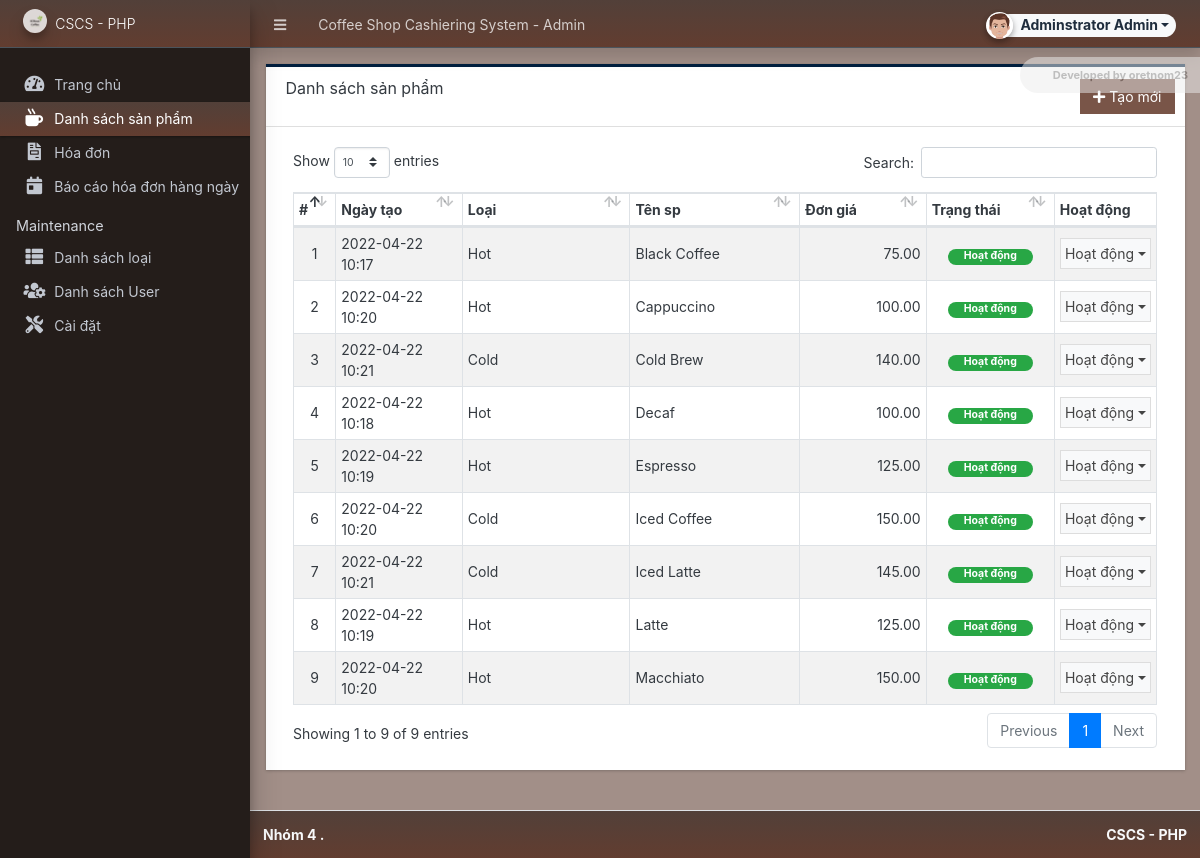
Page /admin/?page=products (signed in) on the committed database.
### tables this page shows
CREATE TABLE `product_list` (
  `id` int(30) NOT NULL,
  `category_id` int(30) NOT NULL,
  `name` text NOT NULL,
  `description` text NOT NULL,
  `price` float(15,2) NOT NULL DEFAULT 0.00,
  `status` tinyint(1) NOT NULL DEFAULT 1,
  `delete_flag` tinyint(1) NOT NULL DEFAULT 0,
  `date_created` datetime NOT NULL DEFAULT current_timestamp(),
  `date_updated` datetime NOT NULL DEFAULT current_timestamp() ON UPDATE current_timestamp()
);

CREATE TABLE `category_list` (
  `id` int(30) NOT NULL,
  `name` text NOT NULL,
  `description` text NOT NULL,
  `status` tinyint(1) NOT NULL DEFAULT 1,
  `delete_flag` tinyint(1) NOT NULL DEFAULT 0,
  `date_created` datetime NOT NULL DEFAULT current_timestamp(),
  `date_updated` datetime NOT NULL DEFAULT current_timestamp() ON UPDATE current_timestamp()
);

### config.php (called while the page is built, shortened)
<?php
require_once('classes/DBConnection.php');
require_once('classes/SystemSettings.php');
function validate_image($file){
	if(!empty($file)){
        $ex = explode("?",$file);
        $file = $ex[0];
        $ts = isset($ex[1]) ? "?".$ex[1] : '';
		if(is_file(base_app.$file)){
			return base_url.$file.$ts;
		}else{
			return base_url.'dist/img/no-image-available.png';
		}
	}else{
		return base_url.'dist/img/no-image-available.png';
	}
}
function isMobileDevice(){
    $aMobileUA = array(
        '/iphone/i' => 'iPhone',
        '/ipod/i' => 'iPod',
        '/ipad/i' => 'iPad',
        '/android/i' => 'Android',
        '/blackberry/i' => 'BlackBerry',
        '/webos/i' => 'Mobile'
    );
    return false;
}
?>

### classes/DBConnection.php (called while the page is built, shortened)
<?php
class DBConnection{
    private $host = DB_SERVER;
    private $username = DB_USERNAME;
    private $password = DB_PASSWORD;
    private $database = DB_NAME;
    public $conn;
    public function __construct(){
        if (!isset($this->conn)) {
            $this->conn = new mysqli($this->host, $this->username, $this->password, $this->database);
        }
    }
}
?>

### classes/SystemSettings.php (called while the page is built, shortened)
<?php
class SystemSettings extends DBConnection{
	function userdata($field = ''){
		if(!empty($field)){
			if(isset($_SESSION['userdata'][$field]))
				return $_SESSION['userdata'][$field];
			else
				return null;
		}else{
			return false;
		}
	}
	function info($field=''){
		if(!empty($field)){
			if(isset($_SESSION['system_info'][$field]))
				return $_SESSION['system_info'][$field];
			else
				return false;
		}else{
			return false;
		}
	}
}
$_settings = new SystemSettings();
?>

### admin/products/index.php (the view, shortened to what this page needs)
<div class="card card-outline rounded-0 card-navy">
	<div class="card-header">
		<h3 class="card-title">Danh sách sản phẩm</h3>
		<div class="card-tools">
			<a href="javascript:void(0)" id="create_new" class="btn btn-flat btn-primary"><span class="fas fa-plus"></span>  Tạo mới</a>
		</div>
	</div>
	<div class="card-body">
        <div class="container-fluid">
			<table class="table table-hover table-striped table-bordered" id="list">
				<colgroup>
					<col width="5%">
					<col width="15%">
					<col width="20%">
					<col width="20%">
					<col width="15%">
					<col width="15%">
					<col width="15%">
				</colgroup>
				<thead>
					<tr>
						<th>#</th>
						<th>Ngày tạo</th>
						<th>Loại</th>
						<th>Tên sp</th>
						<th>Đơn giá</th>
						<th>Trạng thái</th>
						<th>Hoạt động</th>
					</tr>
				</thead>
				<tbody>
					<?php
					$i = 1;
						$qry = $conn->query("SELECT p.*, c.name as `category` from `product_list` p inner join category_list c on p.category_id = c.id where p.delete_flag = 0 order by p.`name` asc ");
						while($row = $qry->fetch_assoc()):
					?>
						<tr>
							<td class="text-center"><?php echo $i++; ?></td>
							<td><?php echo date("Y-m-d H:i",strtotime($row['date_created'])) ?></td>
							<td><?php echo $row['category'] ?></td>
							<td><?php echo $row['name'] ?></td>
							<td class="text-right"><?php echo $row['price'] ?></td>
							<td class="text-center">
                                <?php if($row['status'] == 1): ?>
                                    <span class="badge badge-success px-3 rounded-pill">Hoạt động</span>
                                <?php else: ?>
                                    <span class="badge badge-danger px-3 rounded-pill">Không hoạt động</span>
                                <?php endif; ?>
                            </td>
							<td align="center">
								 <button type="button" class="btn btn-flat p-1 btn-default btn-sm dropdown-toggle dropdown-icon" data-toggle="dropdown">
				                  		Hoạt động
				                  </button>
							</td>
						</tr>
					<?php endwhile; ?>
				</tbody>
			</table>
		</div>
	</div>
</div>

### admin/index.php (shortened to what this page needs)
<?php require_once('../config.php'); ?>
 <!DOCTYPE html>
<html lang="en" class="" style="height: auto;">
<?php require_once('inc/header.php') ?>
  <body class="sidebar-mini layout-fixed control-sidebar-slide-open layout-navbar-fixed sidebar-mini-md sidebar-mini-xs text-sm" data-new-gr-c-s-check-loaded="14.991.0" data-gr-ext-installed="" style="height: auto;">
    <div class="wrapper">
     <?php require_once('inc/topBarNav.php') ?>
     <?php require_once('inc/navigation.php') ?>
     <?php $page = isset($_GET['page']) ? $_GET['page'] : 'home';  ?>
      <div class="content-wrapper  pt-3 pb-4" style="min-height: 567.854px;">
        <section class="content  text-dark">
          <div class="container-fluid">
            <?php
              if(!file_exists($page.".php") && !is_dir($page)){
                  include '404.html';
              }else{
                if(is_dir($page))
                  include $page.'/index.php';
                else
                  include $page.'.php';
              }
            ?>
          </div>
        </section>
      </div>
      <?php require_once('inc/footer.php') ?>
  </body>
</html>

### admin/inc/header.php (shortened to what this page needs)
<head>
    <link rel="stylesheet" href="<?php echo base_url ?>plugins/fontawesome-free/css/all.min.css">
    <link rel="stylesheet" href="<?php echo base_url ?>plugins/tempusdominus-bootstrap-4/css/tempusdominus-bootstrap-4.min.css">
  <link rel="stylesheet" href="<?php echo base_url ?>plugins/datatables-bs4/css/dataTables.bootstrap4.min.css">
  <link rel="stylesheet" href="<?php echo base_url ?>plugins/datatables-responsive/css/responsive.bootstrap4.min.css">
  <link rel="stylesheet" href="<?php echo base_url ?>plugins/datatables-buttons/css/buttons.bootstrap4.min.css">
  <link rel="stylesheet" href="<?php echo base_url ?>plugins/select2/css/select2.min.css">
  <link rel="stylesheet" href="<?php echo base_url ?>plugins/select2-bootstrap4-theme/select2-bootstrap4.min.css">
    <link rel="stylesheet" href="<?php echo base_url ?>plugins/icheck-bootstrap/icheck-bootstrap.min.css">
    <link rel="stylesheet" href="<?php echo base_url ?>plugins/jqvmap/jqvmap.min.css">
    <link rel="stylesheet" href="<?php echo base_url ?>dist/css/adminlte.css">
    <link rel="stylesheet" href="<?php echo base_url ?>dist/css/custom.css">
    <link rel="stylesheet" href="<?php echo base_url ?>plugins/overlayScrollbars/css/OverlayScrollbars.min.css">
    <link rel="stylesheet" href="<?php echo base_url ?>plugins/daterangepicker/daterangepicker.css">
    <link rel="stylesheet" href="<?php echo base_url ?>plugins/summernote/summernote-bs4.min.css">
  <link rel="stylesheet" href="<?php echo base_url ?>plugins/sweetalert2-theme-bootstrap-4/bootstrap-4.min.css">
  </head>

### admin/inc/topBarNav.php (shortened to what this page needs)
<nav class="main-header navbar navbar-expand navbar-dark shadow text-sm bg-gradient-navy">
  <ul class="navbar-nav">
    <li class="nav-item">
    <a class="nav-link" data-widget="pushmenu" href="#" role="button"><i class="fas fa-bars"></i></a>
    </li>
    <li class="nav-item d-none d-sm-inline-block">
      <a href="<?php echo base_url ?>" class="nav-link"><?php echo (!isMobileDevice()) ? $_settings->info('name'):$_settings->info('short_name'); ?> - Admin</a>
    </li>
  </ul>
  <ul class="navbar-nav ml-auto">
    <li class="nav-item">
      <div class="btn-group nav-link">
            <button type="button" class="btn btn-rounded badge badge-light dropdown-toggle dropdown-icon" data-toggle="dropdown">
              <span><img src="<?php echo validate_image($_settings->userdata('avatar')) ?>" class="img-circle elevation-2 user-img" alt="User Image"></span>
              <span class="ml-3"><?php echo ucwords($_settings->userdata('firstname').' '.$_settings->userdata('lastname')) ?></span>
            </button>
        </div>
    </li>
  </ul>
</nav>

### admin/inc/navigation.php (shortened to what this page needs)
<aside class="main-sidebar sidebar-dark-primary elevation-4 sidebar-no-expand">
  <a href="<?php echo base_url ?>admin" class="brand-link bg-gradient-navy text-sm">
  <img src="<?php echo validate_image($_settings->info('logo'))?>" alt="Store Logo" class="brand-image img-circle elevation-3" style="opacity: .8;width: 1.5rem;height: 1.5rem;max-height: unset">
  <span class="brand-text font-weight-light"><?php echo $_settings->info('short_name') ?></span>
  </a>
  <div class="sidebar os-host os-theme-light os-host-overflow os-host-overflow-y os-host-resize-disabled os-host-transition os-host-scrollbar-horizontal-hidden">
    <div class="os-content-glue" style="margin: 0px -8px; width: 249px; height: 646px;"></div>
    <div class="os-padding">
      <div class="os-viewport os-viewport-native-scrollbars-invisible" style="overflow-y: scroll;">
        <div class="os-content" style="padding: 0px 8px; height: 100%; width: 100%;">
          <nav class="mt-4">
             <ul class="nav nav-pills nav-sidebar flex-column text-sm nav-compact nav-flat nav-child-indent nav-collapse-hide-child" data-widget="treeview" role="menu" data-accordion="false">
              <li class="nav-item dropdown">
                <a href="./" class="nav-link nav-home">
                  <i class="nav-icon fas fa-tachometer-alt"></i>
                  <p>
                    Trang chủ
                  </p>
                </a>
              </li>
              <?php if($_settings->userdata('type') != 3): ?>
              <li class="nav-item dropdown">
                <a href="<?php echo base_url ?>admin/?page=products" class="nav-link nav-products">
                  <i class="nav-icon fas fa-mug-hot"></i>
                  <p>
                    Danh sách sản phẩm
                  </p>
                </a>
              </li>
              <?php endif; ?>
              <li class="nav-item dropdown">
                <a href="<?php echo base_url ?>admin/?page=sales" class="nav-link nav-sales">
                  <i class="nav-icon fas fa-file-invoice"></i>
                  <p>
                    Hóa đơn
                  </p>
                </a>
              </li>
              <li class="nav-item dropdown">
                <a href="<?php echo base_url ?>admin/?page=reports" class="nav-link nav-reports">
                  <i class="nav-icon fas fa-calendar-day"></i>
                  <p>
                    Báo cáo hóa đơn hàng ngày
                  </p>
                </a>
              </li>
              <?php if($_settings->userdata('type') == 1): ?>
              <li class="nav-header">Maintenance</li>
              <li class="nav-item dropdown">
                <a href="<?php echo base_url ?>admin/?page=categories" class="nav-link nav-categories">
                  <i class="nav-icon fas fa-th-list"></i>
                  <p>
                    Danh sách loại
                  </p>
                </a>
              </li>
              <li class="nav-item dropdown">
                <a href="<?php echo base_url ?>admin/?page=user/list" class="nav-link nav-user/list">
                  <i class="nav-icon fas fa-users-cog"></i>
                  <p>
                    Danh sách User
                  </p>
                </a>
              </li>
              <li class="nav-item dropdown">
                <a href="<?php echo base_url ?>admin/?page=system_info" class="nav-link nav-system_info">
                  <i class="nav-icon fas fa-tools"></i>
                  <p>
                    Cài đặt
                  </p>
                </a>
              </li>
              <?php endif; ?>
            </ul>
          </nav>
        </div>
      </div>
    </div>
  </div>
</aside>

### admin/inc/footer.php (shortened to what this page needs)
<footer class="main-footer text-sm bg-gradient-navy text-light">
        <strong> Nhóm 4 <?php  ?>.
        </strong>
        <div class="float-right d-none d-sm-inline-block">
          <b><?php echo $_settings->info('short_name') ?> </b>
        </div>
      </footer>
    </div>

### admin/inc/topBarNav.php (style rules this page uses)
.user-img { position: absolute; height: 27px; width: 27px; object-fit: cover; left: -7%; top: -12%; }
.btn-rounded { border-radius: 50px; }

### rows in the picture
product_list: date_created "2022-04-22 10:17", category.name "Hot", name "Black Coffee", price "75.00", status "Hoạt động"
product_list: date_created "2022-04-22 10:20", category.name "Hot", name "Cappuccino", price "100.00", status "Hoạt động"
product_list: date_created "2022-04-22 10:21", category.name "Cold", name "Cold Brew", price "140.00", status "Hoạt động"
product_list: date_created "2022-04-22 10:18", category.name "Hot", name "Decaf", price "100.00", status "Hoạt động"
product_list: date_created "2022-04-22 10:19", category.name "Hot", name "Espresso", price "125.00", status "Hoạt động"
product_list: date_created "2022-04-22 10:20", category.name "Cold", name "Iced Coffee", price "150.00", status "Hoạt động"
product_list: date_created "2022-04-22 10:21", category.name "Cold", name "Iced Latte", price "145.00", status "Hoạt động"
product_list: date_created "2022-04-22 10:19", category.name "Hot", name "Latte", price "125.00", status "Hoạt động"
product_list: date_created "2022-04-22 10:20", category.name "Hot", name "Macchiato", price "150.00", status "Hoạt động"

### other values in the picture
$_settings->info('name') "Coffee Shop Cashiering System"
$_settings->userdata('firstname').' '.$_settings->userdata('lastname') "Adminstrator Admin"
$_settings->info('short_name') "CSCS - PHP"
